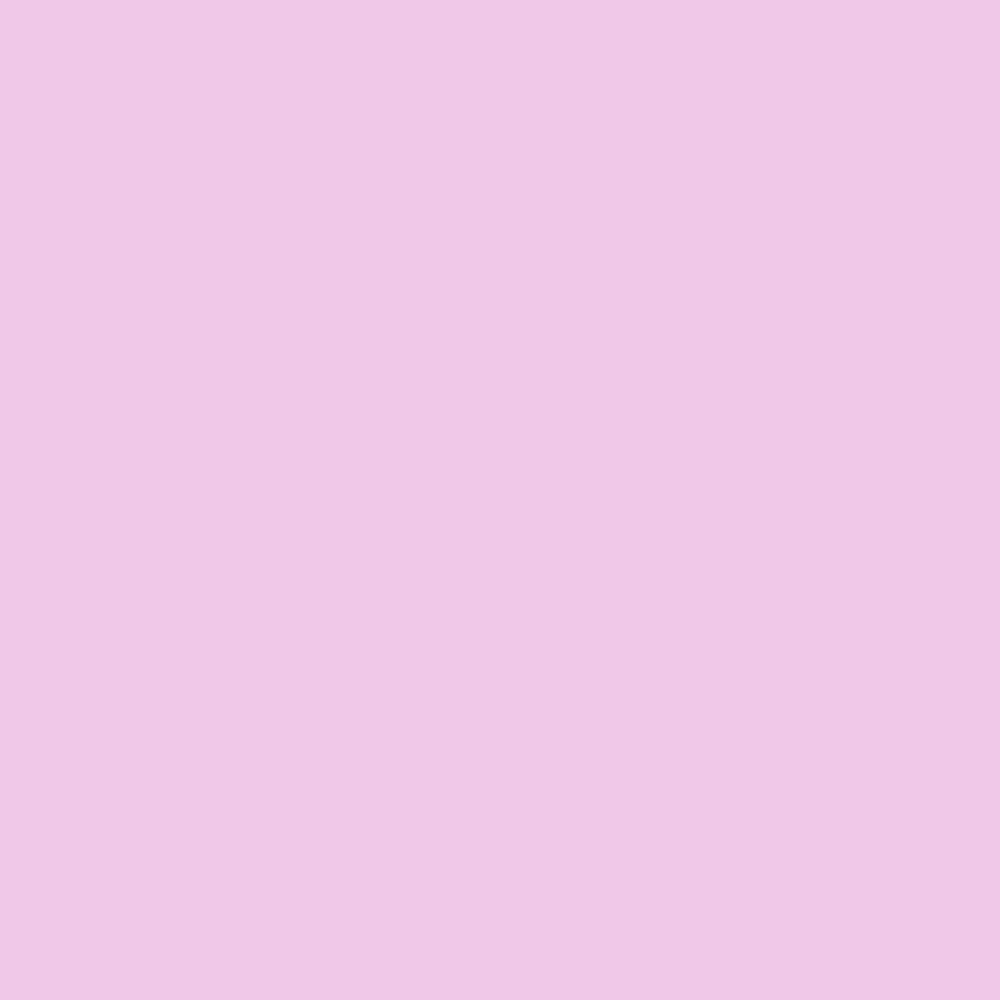
Frame 1 (no input)
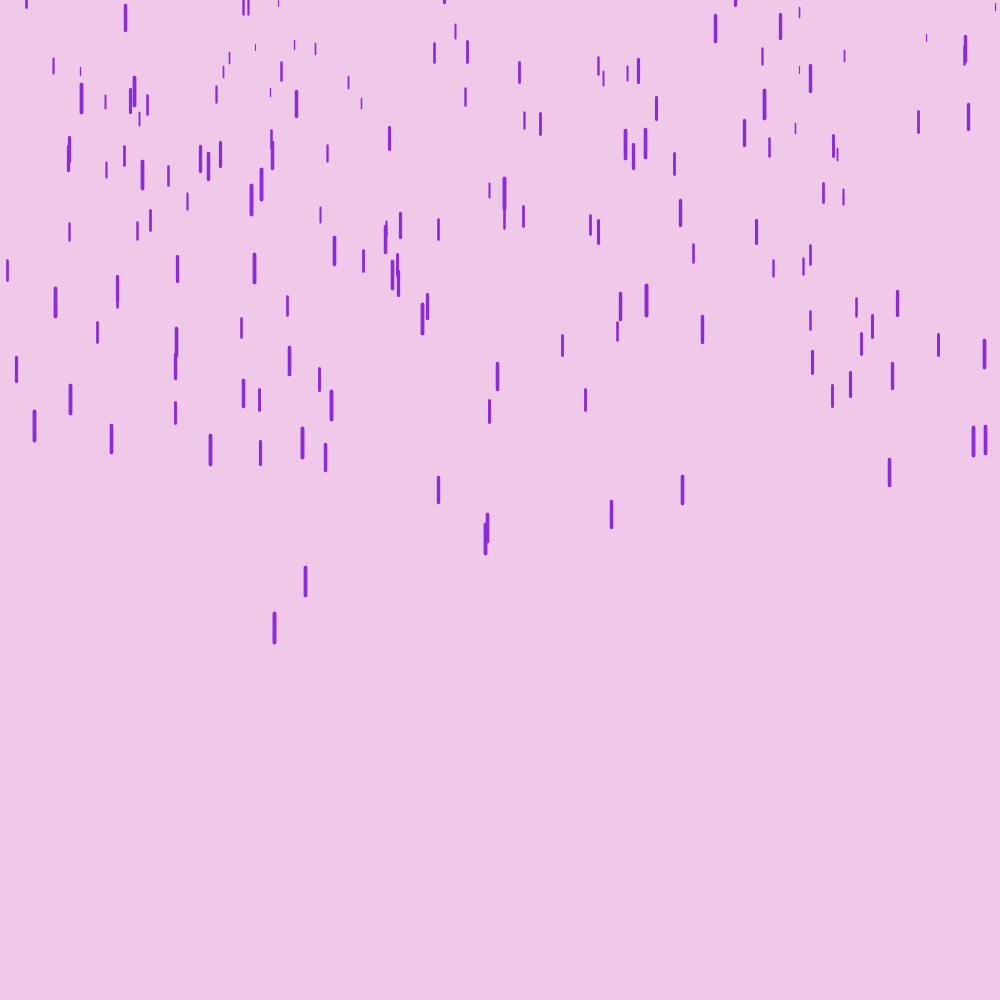
Frame 60 (the mouse pressed at the canvas centre just before this capture)
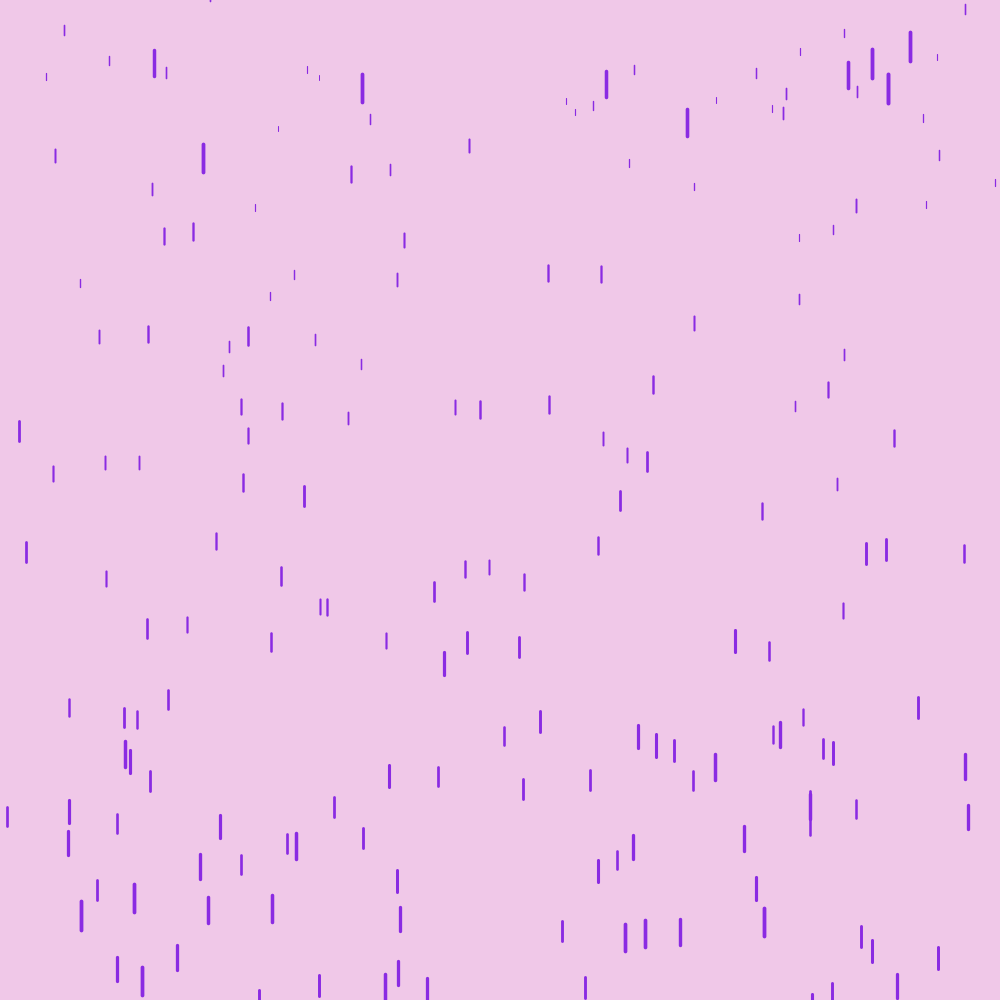
Frame 120 (the mouse held since frame 60 and released just before this capture)

The Processing sketch that drew these frames (run headless with seeded random() and noise(); from frame 60 on, the mouse is pressed at the canvas centre):

// Processing sketch: Purple_Rain
// ── Purple_Rain.pde
Drop[] d = new Drop[250];

void setup(){
  for (int i = 0; i < 250; i++){
    d[i] = new Drop();
  }
  size(1000, 1000);
}

void draw(){
  background(240, 200, 232);
  for (int i = 0; i < 250; i++){
    d[i].show();
    d[i].drop();
  }
}

// ── Drop.pde
class Drop {
  
  float z = random(0, 10);
  
  float x = random(0, width);
  float y = random(-600, -50);
  float len = map(z, 0, 10, 5, 30);
  float sp = map(z, 0, 10, 1, 10);
  float grav = map(z, 0, 10, 0.01, 0.05);
  
  void drop(){
    sp += grav;
    y += sp;
    if (y>height){
      y = random(-500, 0);
      x = random(0, width);
      len = map(z, 0, 10, 5, 30);
      sp = map(z, 0, 10, 1, 10);
      grav = map(z, 0, 10, 0.01, 0.05);
    }
  }
  
  void show(){
    strokeWeight(map(z, 0, 10, 1, 4));
    stroke(138, 43, 226);
    line(x, y, x, y+len);
  }
}
